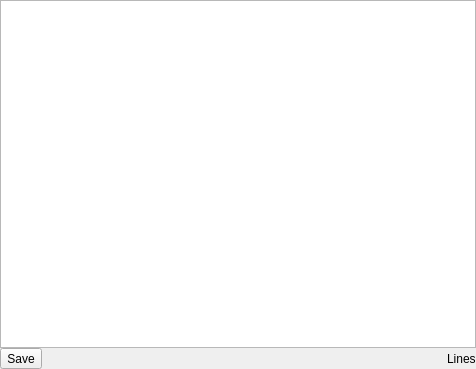
<?xml version="1.0" encoding="UTF-8"?>
<ui version="4.0">
 <class>TextEditor</class>
 <widget class="QDialog" name="TextEditor">
  <property name="geometry">
   <rect>
    <x>0</x>
    <y>0</y>
    <width>476</width>
    <height>369</height>
   </rect>
  </property>
  <property name="windowTitle">
   <string>Edit File</string>
  </property>
  <layout class="QVBoxLayout" name="verticalLayout">
   <property name="spacing">
    <number>0</number>
   </property>
   <property name="leftMargin">
    <number>0</number>
   </property>
   <property name="topMargin">
    <number>0</number>
   </property>
   <property name="rightMargin">
    <number>0</number>
   </property>
   <property name="bottomMargin">
    <number>0</number>
   </property>
   <item>
    <widget class="QPlainTextEdit" name="textEdit"/>
   </item>
   <item>
    <layout class="QHBoxLayout" name="horizontalLayout">
     <property name="spacing">
      <number>0</number>
     </property>
     <item>
      <widget class="QToolButton" name="saveButton">
       <property name="text">
        <string>Save</string>
       </property>
      </widget>
     </item>
     <item>
      <spacer name="horizontalSpacer">
       <property name="orientation">
        <enum>Qt::Horizontal</enum>
       </property>
       <property name="sizeHint" stdset="0">
        <size>
         <width>40</width>
         <height>20</height>
        </size>
       </property>
      </spacer>
     </item>
     <item>
      <widget class="QLabel" name="statLabel">
       <property name="text">
        <string>Lines</string>
       </property>
      </widget>
     </item>
    </layout>
   </item>
  </layout>
 </widget>
 <resources/>
 <connections/>
</ui>
